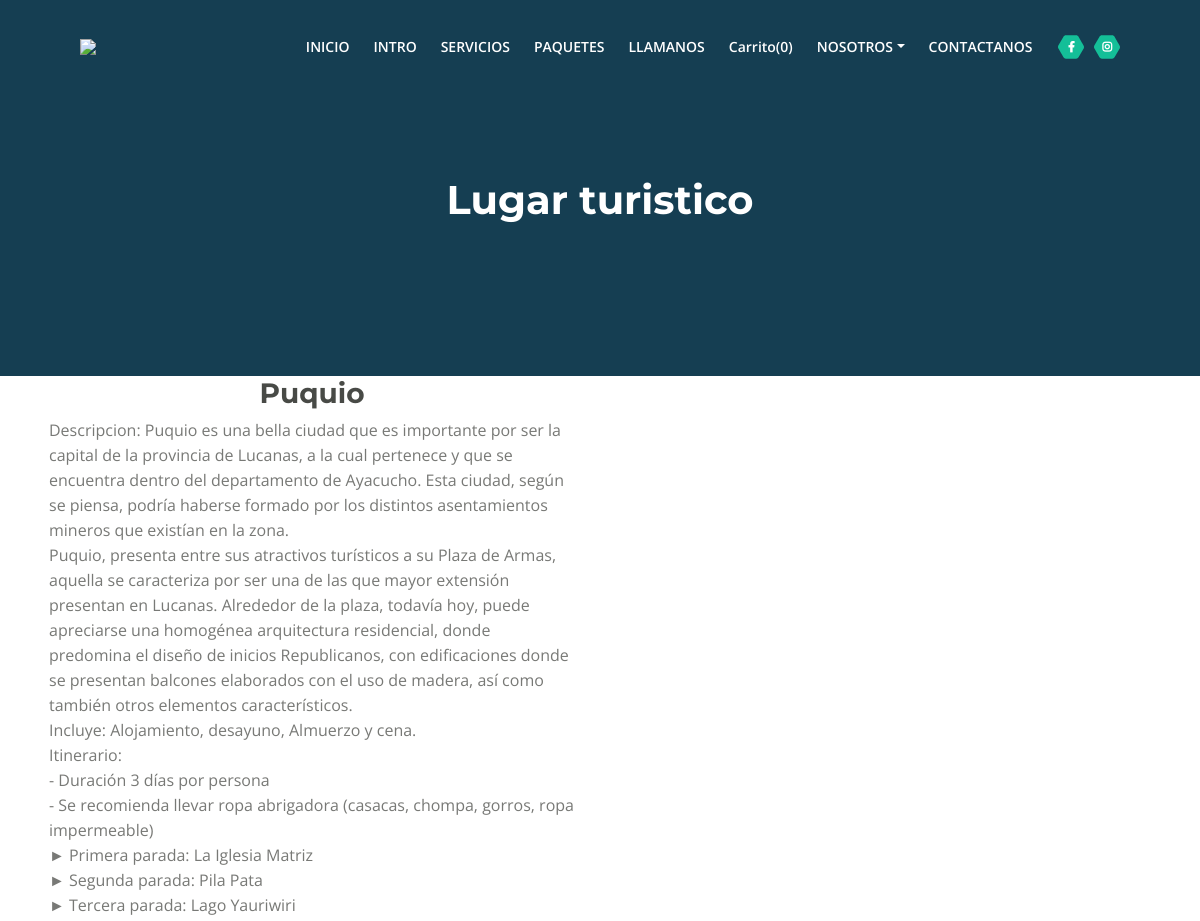
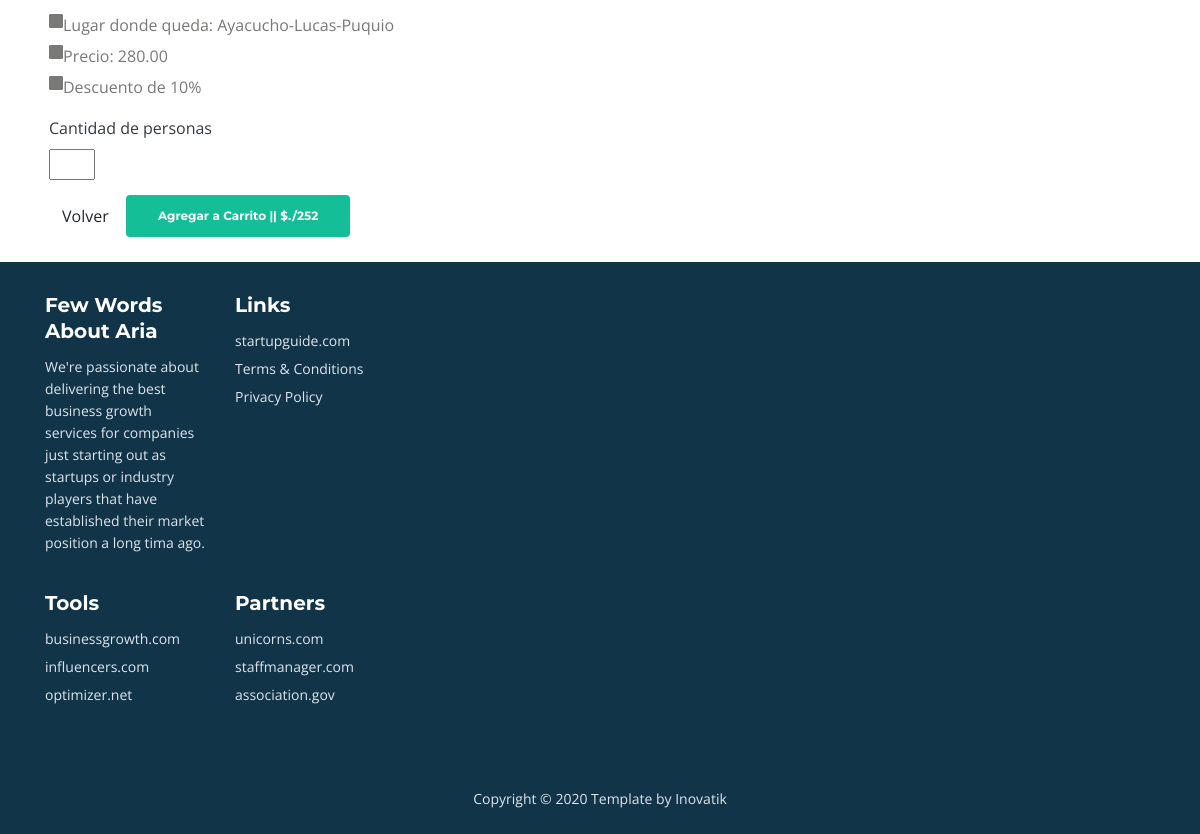
Screenshot of /detail.php?id=1 with the database file from the repository (2 pictures, top to bottom).
### tables this page shows
CREATE TABLE `lugares` (
  `id` int(11) NOT NULL,
  `nombre` varchar(50) DEFAULT NULL,
  `descripcion` text DEFAULT NULL,
  `departamento` varchar(50) DEFAULT NULL,
  `provincia` varchar(50) DEFAULT NULL,
  `distrito` varchar(50) DEFAULT NULL,
  `imagen` varchar(150) DEFAULT NULL,
  `descuento` decimal(8,2) DEFAULT NULL,
  `precio` decimal(8,2) DEFAULT NULL
);

### public_html/classes/ActiveRecord.php (called while the page is built, shortened)
<?php
class ActiveRecord {
    protected static $db;
    protected static $tabla='';
    public static function setDB($database){
        self::$db = $database;
    }
    protected static function crearObjeto($registro){
        $objeto = new static;
        foreach($registro as $key=>$value){
            if(property_exists($objeto,$key)){
                $objeto->$key = $value;
            }
        }
        return $objeto;
    }
    protected static function consultarSql($query){
        $resultado = self::$db->query($query);
        $array = [];
        while($registro = $resultado->fetch_assoc()){
            $array[] = static::crearObjeto($registro);
        }
        return $array;
    }
    public static function find($id){
        $query = "SELECT * FROM ".static::$tabla." WHERE id= ${id}";
        $resultado = static::consultarSql($query);
        return array_shift($resultado);
    }
}

### public_html/detail.php (the view, shortened to what this page needs)
<?php
$id = $_GET['id'];
$id =filter_var($id, FILTER_VALIDATE_INT);
$lugar = Lugar::find($id);
?>
    <header id="header" class="ex-header">
        <div class="container">
            <div class="row">
                <div class="col-md-12">
                    <h1>Lugar turistico</h1>
                </div>
            </div>
        </div>
    </header>
    <div class="flex">
        <div class="flex-descripcion">
            <h2 class="text-center"><?php echo $lugar->nombre ?></h2>
            <div class="descripcion">
                <p> Descripcion: <?php echo $lugar->descripcion ?></p>
                <ul class="list-unstyled li-space-lg">
                    <li class="media">
                        <i class="fas fa-square"></i>
                        <div class="media-body"> Lugar donde queda: <?php echo $lugar->departamento.'-'.$lugar->provincia.'-'.$lugar->distrito ?></div>
                    </li>
                    <li class="media">
                        <i class="fas fa-square"></i>
                        <div class="media-body">Precio: <?php echo $lugar->precio ?></div>
                    </li>
                    <?php if($lugar->descuento > 0.00){?>
                    <li class="media">
                        <i class="fas fa-square"></i>
                            <div class="media-body">Descuento de <?php echo $lugar->descuento*100 ?>%</div>
                        </li>
                    <?php } ?>
                </ul>
                <?php
                    $precio = $lugar->precio;
                    $descuento = $lugar->precio * $lugar->descuento;
                    $subtotal = round($precio - $descuento, 2);
                ?>
                <div class="button-container">
                    <form action="carrito/carritoAccion.php" method="post">
                        <label class="text-dark">Cantidad de personas</label>
                        <input type="number" name="cantidad" min="0" max="6" style="display: block;margin-bottom:15px">
                        <a href="lugares.php#services" class="btn btn-dark|">Volver</a>
                        <button type='submit' name="btnAccion" value="agregar" class="btn-solid-reg page-scroll">Agregar a Carrito || $./<?php echo $subtotal; ?></button>
                    </form>
                    <br>
                </div>
            </div>
        </div>
        <div class="flex-imagen">
        </div>
    </div>

### public_html/css/styles.css (style rules this page uses)
body, html { width: 100%; height: 100%; }
body, p { color: #787976; font: 400 1rem/1.5625rem "Open Sans", sans-serif; }
.li-space-lg li { margin-bottom: 0.375rem; }
h1 { color: #484a46; font: 700 2.5rem/3rem "Montserrat", sans-serif; }
h2 { color: #484a46; font: 700 1.75rem/2.125rem "Montserrat", sans-serif; }
a { color: #787976; text-decoration: underline; }
.btn-solid-reg { display: inline-block; padding: 1.1875rem 1.875rem 1.1875rem 1.875rem; border: 0.125rem solid #14bf98; border-radius: 0.25rem; background-color: #14bf98; color: #fff; font: 700 0.75rem/0 "Montserrat", sans-serif; text-decoration: none; transition: all 0.2s; }
.ex-header { padding-top: 8rem; padding-bottom: 5rem; background-color: #153e52; text-align: center; }
.ex-header h1 { color: #fff; }
@media (min-width: 768px) { .ex-header { padding-top: 11rem; padding-bottom: 9rem; } }
@media (min-width: 992px) { .ex-header h1 { width: 80%; margin-right: auto; margin-left: auto; } }
@media (min-width: 1200px) { .ex-header h1 { width: 60%; margin-right: auto; margin-left: auto; } }

### public_html/css/style.css (style rules this page uses)
html { scroll-behavior: smooth; }
a { text-decoration: none; }
label { color: white; }
.flex { display: flex; flex-wrap: wrap; justify-content: center; align-items: center; }
.flex-descripcion { flex: 0 0 calc(50% - 1.5rem); }
.flex-imagen { flex: 0 0 calc(50% - 1.5rem); width: 100%; text-align: center; }
.descripcion { padding: 0 25px; }

### rows the page displays
lugares: nombre "Puquio", descripcion "Puquio es una bella ciudad que es importante por ser la capital de la provincia de Lucanas, a la cual pertenece y que se encuentra dentro del departamento de Ayacucho. Esta ciudad, según se piensa, podría haberse formado por los distintos asentamientos mineros que existían en la zona. Puquio, presenta entre sus atractivos turísticos a su Plaza de Armas, aquella se caracteriza por ser una de las que mayor extensión presentan en Lucanas. Alrededor de la plaza, todavía hoy, puede apreciarse una homogénea arquitectura residencial, donde predomina el diseño de inicios Republicanos, con edificaciones donde se presentan balcones elaborados con el uso de madera, así como también otros elementos…", departamento "Ayacucho", provincia "Lucas", distrito "Puquio", precio "280.00", $lugar->descuento*100 "10", subtotal "252"
